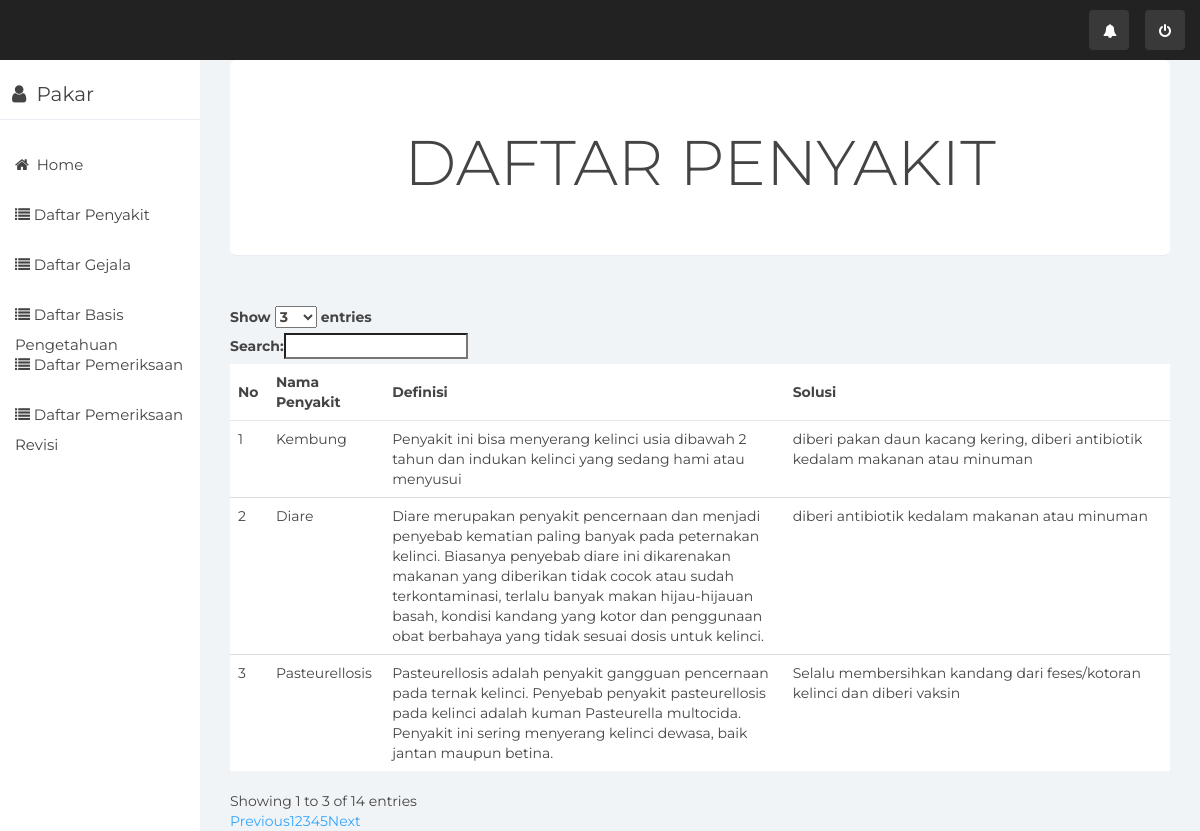
Screenshot of /index.php/pakar/DataPenyakit with the database file from the repository.
### tables this page shows
CREATE TABLE `tb_penyakit` (
  `id_penyakit` varchar(10) NOT NULL,
  `nama_penyakit` varchar(1000) NOT NULL,
  `definisi` text NOT NULL,
  `solusi` text NOT NULL
);

### application/controllers/Pakar.php (called while the page is built, shortened)
<?php
class Pakar extends CI_Controller {
	public function __construct(){
		$this->load->model('M_pakar');
		$this->load->helper('url','form');
		$this->load->library('form_validation');
	}
	public function DataPenyakit()
	{
		$data['penyakit'] = $this->M_pakar->getDataPenyakit();
		$this->load->view('penyakitPakar',$data);
	}
}
?>

### index.php (called while the page is built, shortened)
<?php
require_once BASEPATH.'core/CodeIgniter.php';

### application/models/M_pakar.php (called while the page is built, shortened)
<?php
class M_Pakar extends CI_Model {
	function getDataPenyakit()
	{
		$query = $this->db->query("Select * from tb_penyakit");
		return $query->result();
	}
}

### application/views/penyakitPakar.php (the view, shortened to what this page needs)
<div class="col-sm-9 col-sm-offset-3 col-lg-10 col-lg-offset-2 main">
	<div class="main-panel">
		<div class="content">
			<div class="container-fluid">
				<div class="row">
					<div class="col-md-12">
						<div class="jumbotron text-center">
							<h1>DAFTAR PENYAKIT</h1>
						</div>
						<div class="card">
							<div class="content table-responsive table-full-width">
								<table class="table table-hover table-striped">
									<table class="table table-hover" id="example">
										<thead>
											<th>No</th>
											<th>Nama Penyakit</th>
											<th>Definisi</th>
											<th>Solusi</th>
										</thead>
										<tbody>
											<?php
                                             $no=1;
                                             foreach ($penyakit as $key) { ?>
											<tr>
												<td><?php echo $no ?> </td>
												<td><?php echo $key->nama_penyakit;?></td>
												<td><?php echo $key->definisi;?></td>
												<td><?php echo $key->solusi;?></td>
											</tr>
											<?php
                                             $no++;
                                             }?>
										</tbody>
									</table>
								</table>
							</div>
						</div>
					</div>
				</div>
			</div>
		</div>

### assets/css/styles.css (style rules this page uses)
body { background: #f1f4f7; padding-top: 60px; font-size: 14px; color: #444444; font-family: "Montserrat", "Helvetica Neue", Helvetica, Arial, sans-serif; }
h1, h2, h3, h4, h5, h6 { color: #444444; }
h1 { font-weight: 300; font-size: 40px; }
.jumbotron { background: #fff; border-bottom: 1px solid #e9ecf2; color: #444444; }
.table { background: #fff; }
.table > thead > tr > th { border-bottom: 1px solid #e6e7e8; vertical-align: middle; height: 50px; }

### rows the page displays
tb_penyakit: nama_penyakit "Kembung", definisi "Penyakit ini bisa menyerang kelinci usia dibawah 2 tahun dan indukan kelinci yang sedang hami atau menyusui", solusi "diberi pakan daun kacang kering, diberi antibiotik kedalam makanan atau minuman"
tb_penyakit: nama_penyakit "Diare", definisi "Diare merupakan penyakit pencernaan dan menjadi penyebab kematian paling banyak pada peternakan kelinci. Biasanya penyebab diare ini dikarenakan makanan yang diberikan tidak cocok atau sudah terkontaminasi, terlalu banyak makan hijau-hijauan basah, kondisi kandang yang kotor dan penggunaan obat berbahaya yang tidak sesuai dosis untuk kelinci.", solusi "diberi antibiotik kedalam makanan atau minuman"
tb_penyakit: nama_penyakit "Pasteurellosis", definisi "Pasteurellosis adalah penyakit gangguan pencernaan pada ternak kelinci. Penyebab penyakit pasteurellosis pada kelinci adalah kuman Pasteurella multocida. Penyakit ini sering menyerang kelinci dewasa, baik jantan maupun betina.", solusi "Selalu membersihkan kandang dari feses/kotoran kelinci dan diberi vaksin"
